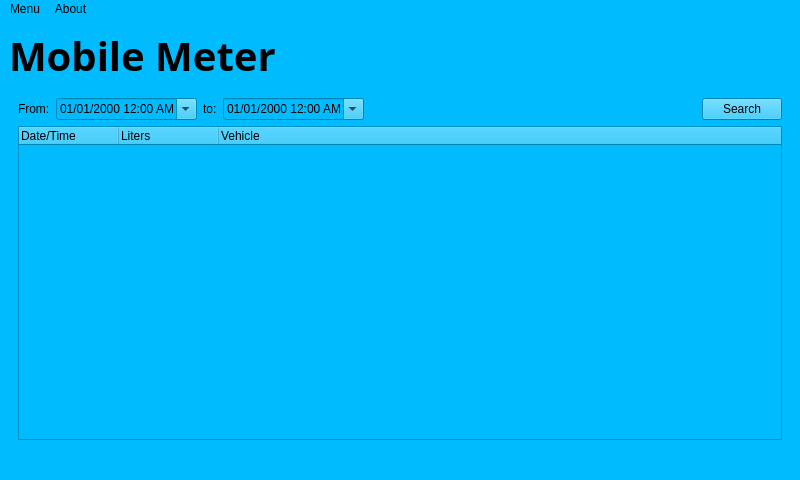
<?xml version="1.0" encoding="UTF-8"?>
<ui version="4.0">
 <class>MobileMeter</class>
 <widget class="QMainWindow" name="MobileMeter">
  <property name="geometry">
   <rect>
    <x>0</x>
    <y>0</y>
    <width>800</width>
    <height>480</height>
   </rect>
  </property>
  <property name="windowTitle">
   <string>MobileMeter</string>
  </property>
  <property name="styleSheet">
   <string notr="true">background-color: #00BCFF;</string>
  </property>
  <widget class="QWidget" name="centralwidget">
   <layout class="QGridLayout" name="gridLayout">
    <item row="2" column="0">
     <widget class="QStackedWidget" name="stackedWidget">
      <property name="currentIndex">
       <number>1</number>
      </property>
      <widget class="QWidget" name="dashboard">
       <layout class="QGridLayout" name="gridLayout_3">
        <item row="0" column="0">
         <layout class="QVBoxLayout" name="verticalLayout">
          <item>
           <widget class="QLCDNumber" name="lcdNumber"/>
          </item>
          <item>
           <widget class="QPushButton" name="pushButton_2">
            <property name="text">
             <string>Fuel</string>
            </property>
           </widget>
          </item>
         </layout>
        </item>
        <item row="1" column="0">
         <widget class="QDoubleSpinBox" name="doubleSpinBox">
          <property name="font">
           <font>
            <kerning>true</kerning>
           </font>
          </property>
          <property name="acceptDrops">
           <bool>false</bool>
          </property>
          <property name="inputMethodHints">
           <set>Qt::ImhPreferNumbers</set>
          </property>
          <property name="frame">
           <bool>true</bool>
          </property>
          <property name="readOnly">
           <bool>false</bool>
          </property>
          <property name="accelerated">
           <bool>false</bool>
          </property>
          <property name="keyboardTracking">
           <bool>true</bool>
          </property>
          <property name="showGroupSeparator" stdset="0">
           <bool>false</bool>
          </property>
          <property name="maximum">
           <double>99999.990000000005239</double>
          </property>
         </widget>
        </item>
       </layout>
      </widget>
      <widget class="QWidget" name="logs">
       <layout class="QGridLayout" name="gridLayout_2">
        <item row="0" column="0">
         <layout class="QHBoxLayout" name="horizontalLayout_2">
          <item>
           <widget class="QLabel" name="label_2">
            <property name="text">
             <string>From:</string>
            </property>
           </widget>
          </item>
          <item>
           <widget class="QDateTimeEdit" name="dtPeriodFrom">
            <property name="inputMethodHints">
             <set>Qt::ImhDate|Qt::ImhTime</set>
            </property>
            <property name="displayFormat">
             <string>MM/dd/yyyy hh:mm AP</string>
            </property>
            <property name="calendarPopup">
             <bool>true</bool>
            </property>
           </widget>
          </item>
          <item>
           <widget class="QLabel" name="label_3">
            <property name="text">
             <string>to:</string>
            </property>
           </widget>
          </item>
          <item>
           <widget class="QDateTimeEdit" name="dtPeriodTo">
            <property name="inputMethodHints">
             <set>Qt::ImhDate|Qt::ImhTime</set>
            </property>
            <property name="displayFormat">
             <string>MM/dd/yyyy hh:mm AP</string>
            </property>
            <property name="calendarPopup">
             <bool>true</bool>
            </property>
           </widget>
          </item>
          <item>
           <spacer name="horizontalSpacer_2">
            <property name="orientation">
             <enum>Qt::Horizontal</enum>
            </property>
            <property name="sizeHint" stdset="0">
             <size>
              <width>40</width>
              <height>20</height>
             </size>
            </property>
           </spacer>
          </item>
          <item>
           <widget class="QPushButton" name="pushButton">
            <property name="text">
             <string>Search</string>
            </property>
           </widget>
          </item>
         </layout>
        </item>
        <item row="1" column="0">
         <widget class="QTreeWidget" name="treeWidget">
          <column>
           <property name="text">
            <string>Date/Time</string>
           </property>
          </column>
          <column>
           <property name="text">
            <string>Liters</string>
           </property>
          </column>
          <column>
           <property name="text">
            <string>Vehicle</string>
           </property>
          </column>
         </widget>
        </item>
       </layout>
      </widget>
     </widget>
    </item>
    <item row="1" column="0">
     <layout class="QHBoxLayout" name="horizontalLayout">
      <item>
       <widget class="QLabel" name="label">
        <property name="font">
         <font>
          <family>Roboto Slab</family>
          <pointsize>30</pointsize>
          <bold>true</bold>
         </font>
        </property>
        <property name="text">
         <string>Mobile Meter</string>
        </property>
       </widget>
      </item>
      <item>
       <spacer name="horizontalSpacer">
        <property name="orientation">
         <enum>Qt::Horizontal</enum>
        </property>
        <property name="sizeHint" stdset="0">
         <size>
          <width>40</width>
          <height>20</height>
         </size>
        </property>
       </spacer>
      </item>
     </layout>
    </item>
   </layout>
  </widget>
  <widget class="QStatusBar" name="statusbar"/>
  <widget class="QMenuBar" name="menuBar">
   <property name="geometry">
    <rect>
     <x>0</x>
     <y>0</y>
     <width>800</width>
     <height>21</height>
    </rect>
   </property>
   <widget class="QMenu" name="menuMenu">
    <property name="title">
     <string>Menu</string>
    </property>
    <addaction name="actionSettings"/>
   </widget>
   <widget class="QMenu" name="menuAbout">
    <property name="title">
     <string>About</string>
    </property>
    <addaction name="actionSystem"/>
   </widget>
   <addaction name="menuMenu"/>
   <addaction name="menuAbout"/>
  </widget>
  <action name="actionSettings">
   <property name="text">
    <string>Settings</string>
   </property>
  </action>
  <action name="actionSystem">
   <property name="text">
    <string>System</string>
   </property>
  </action>
 </widget>
 <resources/>
 <connections/>
</ui>
